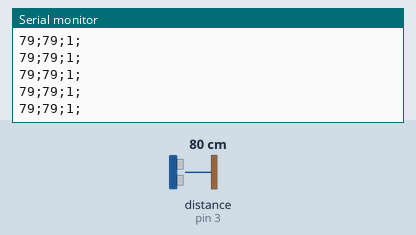
The sketch below on a simulated Arduino Uno, built with avr-gcc and run on an emulated ATmega328P. On the bench: the last lines printed to the serial monitor. Wiring (inferred from the names in the program): ultrasonic range finder: trigger pin 2; echo pin 3. The inputs (shaded band) are chosen by the test bench; at power-on: distance to the obstacle (sensor on pin 3) 80 cm. The echo pulse lasts 58.3 µs per cm.

Above: at 1.2 s.
1.3 s: distance to the obstacle (sensor on pin 3) set to 35 cm
At 2.2 s:
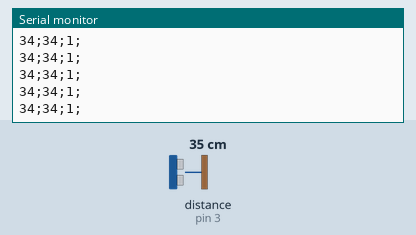
4.3 s: distance to the obstacle (sensor on pin 3) set to 32 cm
At 4.9 s:
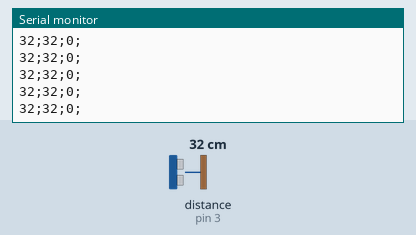
Timing chart, 0 to 7.3 s (numbered marks = the images above; inputs shaded):
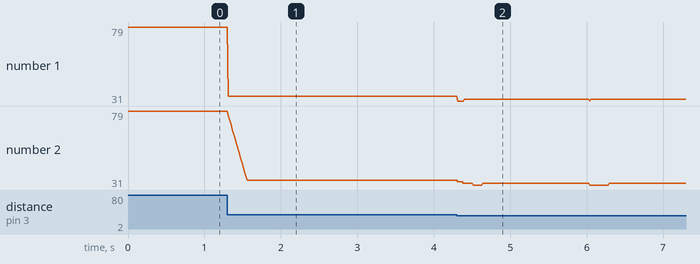

The sketch:

HC-SR04_RX.ino
```cpp
#include <CircularBuffer.h>

#define echoPin 3
#define trigPin 2

CircularBuffer<int,20> buffer;

long duration;
int distance;
int currentState;
int MA;
int triggerThreshold = 25;

long startTime;
long deltaTime;

byte received = 0b00000000;
short currentPos = 0;

int state = 1;

void setup() {
  pinMode(trigPin, OUTPUT);
  pinMode(echoPin, INPUT);
  Serial.begin(9600);
  startTime = millis();
}

void loop() {
  digitalWrite(trigPin, LOW);
  delayMicroseconds(2);

  digitalWrite(trigPin, HIGH);
  delayMicroseconds(10);
  digitalWrite(trigPin, LOW);

  duration = pulseIn(echoPin, HIGH);
  distance = duration * 0.0343 / 2;

  Serial.print(distance); Serial.print(";");
  buffer.push(distance);


  MA = 0;
  for (int i = 0; i < buffer.size(); i++) {
    if(buffer[i] > triggerThreshold) {
      MA += buffer[i];
    }
    else {
       MA += 0;
    }

  }
  MA = MA / buffer.size();


  Serial.print(MA); Serial.print(";");

  if (MA <= 32) {
    currentState = 0;
  }
  else {
    currentState = 1;
  }

  Serial.print(currentState); Serial.print(";");

  deltaTime = millis();
  if (deltaTime - startTime > 2*1000) {
    startTime = millis();
    setState(currentState);

  }
  Serial.println("");
  delay(10);
}


void setState(int cState) {
  if (state == 1) { // Idle
    if (cState == 1) { state = 1; }
    else if (cState == 0) { state = 3; } // Start state
  }
  else if (state == 3) { // Data recv
    if (currentPos < 8) {
      bitWrite(received, currentPos, cState);
      currentPos++;
    }
    else if (currentPos == 8) {
      // Check parity bit
      Serial.write(received); Serial.print(";");
      currentPos++;
    }
    else if (currentPos > 8) {
      currentPos = 0;
      received = 0b00000000;
      if (cState == 0) { state = 4; }
      else if (cState == 1) { state = 1; }
    }
  }
  else if (state == 4) { // Malformed packet
    if (cState == 1) { state = 1; }
  }
}
```

Measured:
- after the input at 1.3 s, the serial monitor: prints a new line at once (image 1)
- after the input at 4.3 s, the serial monitor: prints a new line at once (image 2)
- plotted number 1: 79 → 34 after the input at 1.3 s, 34 → 32 after the input at 4.3 s
- plotted number 2: 79 → 34 after the input at 1.3 s, 34 → 31 after the input at 4.3 s
